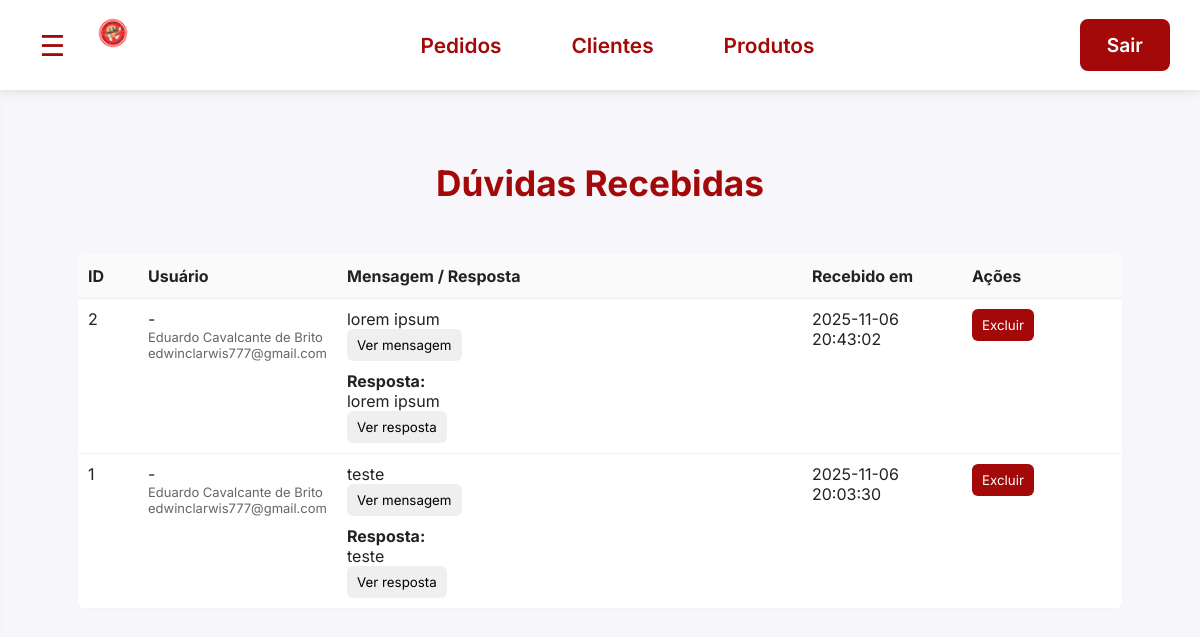
The page /frontend/Admin/duvidas.php (signed in) on the database its author committed.
### tables this page shows
CREATE TABLE `duvidas` (
  `id` int(11) NOT NULL,
  `usuario_id` int(11) DEFAULT NULL,
  `nome` varchar(150) NOT NULL,
  `email` varchar(150) NOT NULL,
  `mensagem` text NOT NULL,
  `criado_em` timestamp NOT NULL DEFAULT current_timestamp(),
  `resposta` text DEFAULT NULL,
  `respondida` tinyint(1) NOT NULL DEFAULT 0,
  `resposta_em` datetime DEFAULT NULL
);

### backend/config/DatabaseManager.php (called while the page is built, shortened)
<?php
class DatabaseManager extends Conectar
{
    public function getAllDuvidas()
    {
        try {
            $sql = "SELECT d.*, u.username as usuario_nome FROM duvidas d LEFT JOIN users u ON d.usuario_id = u.id ORDER BY d.criado_em DESC";
            $stmt = $this->prepare($sql);
            $stmt->execute();
            return $stmt->fetchAll(PDO::FETCH_ASSOC);
        } catch (Exception $e) {
            error_log('Erro getAllDuvidas: ' . $e->getMessage());
            return [];
        }
    }
}
?>

### frontend/Admin/duvidas.php (the view, shortened to what this page needs)
<?php
include_once '../../backend/config/DatabaseManager.php';
$db = new DatabaseManager();
$duvidas = $db->getAllDuvidas();
?>
<!DOCTYPE html>
<html lang="pt-br">
<head>
    <link rel="stylesheet" href="pedidos.css">
</head>
<body>
    <header>
        <div class="header-left">
            <button class="btn-menu-lateral" id="btnMenuLateral">☰</button>
            <div class="logo-container">
                <a href="dashboard.php" class="logo"><img src="../imgs/Logo.png" alt="Logo" style="height:36px"></a>
            </div>
        </div>
        <div class="header-center">
            <a href="pedidos.php" class="menu-item">Pedidos</a>
            <a href="clientes.php" class="menu-item">Clientes</a>
            <a href="produtos.php" class="menu-item">Produtos</a>
        </div>
        <a href="logout.php" class="btn-conta">Sair</a>
    </header>
    <main>
        <div class="duvidas-container">
            <h1>Dúvidas Recebidas</h1>
            <?php if (empty($duvidas)): ?>
                <p class="small">Nenhuma dúvida registrada.</p>
            <?php else: ?>
                <table class="duvidas-table">
                    <thead>
                        <tr>
                            <th style="width:60px">ID</th>
                            <th style="width:130px">Usuário</th>
                            <th>Mensagem / Resposta</th>
                            <th style="width:160px">Recebido em</th>
                            <th style="width:160px">Ações</th>
                        </tr>
                    </thead>
                    <tbody>
                        <?php foreach ($duvidas as $d): ?>
                            <tr>
                                <td><?php echo htmlspecialchars($d['id']); ?></td>
                                <td>
                                    <div><?php echo htmlspecialchars($d['usuario_nome'] ?? '-'); ?></div>
                                    <div class="small"><?php echo htmlspecialchars($d['nome']); ?></div>
                                    <div class="small"><?php echo htmlspecialchars($d['email']); ?></div>
                                </td>
                                <td>
                                    <div class="msg-preview"><?php echo nl2br(htmlspecialchars(strlen($d['mensagem'])>300?substr($d['mensagem'],0,300).'...':$d['mensagem'])); ?></div>
                                    <button class="btn-action" data-toggle-id="msg-<?php echo htmlspecialchars($d['id']); ?>">Ver mensagem</button>
                                    <?php if (!empty($d['resposta'])): ?>
                                        <div style="margin-top:10px">
                                            <strong>Resposta:</strong>
                                            <div class="msg-preview"><?php echo nl2br(htmlspecialchars(strlen($d['resposta'])>300?substr($d['resposta'],0,300).'...':$d['resposta'])); ?></div>
                                            <button class="btn-action" data-toggle-id="rep-<?php echo htmlspecialchars($d['id']); ?>">Ver resposta</button>
                                        </div>
                                    <?php endif; ?>
                                </td>
                                <td><?php echo htmlspecialchars($d['criado_em']); ?></td>
                                <td>
                                    <form method="POST" action="../../backend/controllers/admin_delete_duvida.php" onsubmit="return confirm('Excluir dúvida #'+<?php echo json_encode($d['id']); ?>+'?');" style="display:inline-block">
                                        <button type="submit" class="btn-action btn-delete">Excluir</button>
                                    </form>
                                </td>
                            </tr>
                        <?php endforeach; ?>
                    </tbody>
                </table>
            <?php endif; ?>
        </div>
    </main>
</html>

### frontend/Admin/pedidos.css (style rules this page uses)
* { margin: 0; padding: 0; box-sizing: border-box; font-family: 'Inter', sans-serif; }
body { font-family: 'Segoe UI', Arial, sans-serif; background: #f7f7fb; margin: 0; color: #222; }
:root { --cor-primaria: #a20908; --cor-secundaria: #f40919; --cor-amarelo: #fccc16; --cor-dourado: #fabb18; --cor-branco: #ffffff; --cor-preto: #000000; --cor-cinza: #f5f5f5; --cor-cinza-escuro: #333333; }
a { text-decoration: none; }
header { background: var(--cor-branco); width: 100%; padding: 15px 30px; display: flex; align-items: center; justify-content: space-between; position: sticky; top: 0; z-index: 1000; box-shadow: 0 2px 10px rgba(0,0,0,0.1); min-height: 80px; }
.header-left { display: flex; align-items: center; gap: 20px; }
.btn-menu-lateral { background: none; border: none; font-size: 1.8rem; cursor: pointer; color: var(--cor-primaria); padding: 8px; border-radius: 50%; transition: all 0.3s ease; width: 45px; height: 45px; display: flex; align-items: center; justify-content: center; }
.logo-container { display: flex; align-items: center; }
.logo { width: 60px; height: 60px; border-radius: 60%; object-fit: cover; }
.header-center { display: flex; align-items: center; gap: 40px; }
.menu-item { font-size: 1.3rem; font-weight: 600; color: var(--cor-primaria); cursor: pointer; padding: 10px 15px; border-radius: 8px; transition: all 0.3s ease; position: relative; }
.btn-conta { background-color: var(--cor-primaria); color: var(--cor-branco); padding: 12px 25px; border: 2px solid var(--cor-primaria); border-radius: 8px; font-size: 1.2rem; font-weight: 600; cursor: pointer; transition: all 0.3s ease; text-decoration: none; }
main { margin-left: 5%; margin-right: 5%; }
h1 { text-align: center; margin-top: 30px; color: var(--cor-primaria); font-size: 2.2rem; font-weight: 700; margin-bottom: 50px; }

### frontend/Admin/duvidas.php (style rules this page uses)
.duvidas-container { max-width:1100px;margin:24px auto;padding:18px }
.duvidas-table { width:100%;border-collapse:collapse;background:#fff;border-radius:8px;overflow:hidden }
.duvidas-table thead th { background:#fafafa;padding:12px 10px;border-bottom:1px solid #eee;text-align:left }
.duvidas-table tbody td { padding:10px;border-bottom:1px solid #f3f3f3;vertical-align:top }
.small { font-size:13px;color:#666 }
.btn-action { display:inline-block;padding:8px 10px;border-radius:6px;border:0;cursor:pointer }
.btn-delete { background:#a20908;color:#fff }
.msg-preview { max-width:420px;white-space:pre-wrap;word-break:break-word }

### rows shown on the page
duvidas: id "2", usuario_nome "-", nome "Eduardo Cavalcante de Brito", email "edwinclarwis777@gmail.com", mensagem "lorem ipsum", resposta "lorem ipsum", criado_em "2025-11-06 20:43:02"
duvidas: id "1", usuario_nome "-", nome "Eduardo Cavalcante de Brito", email "edwinclarwis777@gmail.com", mensagem "teste", resposta "teste", criado_em "2025-11-06 20:03:30"
